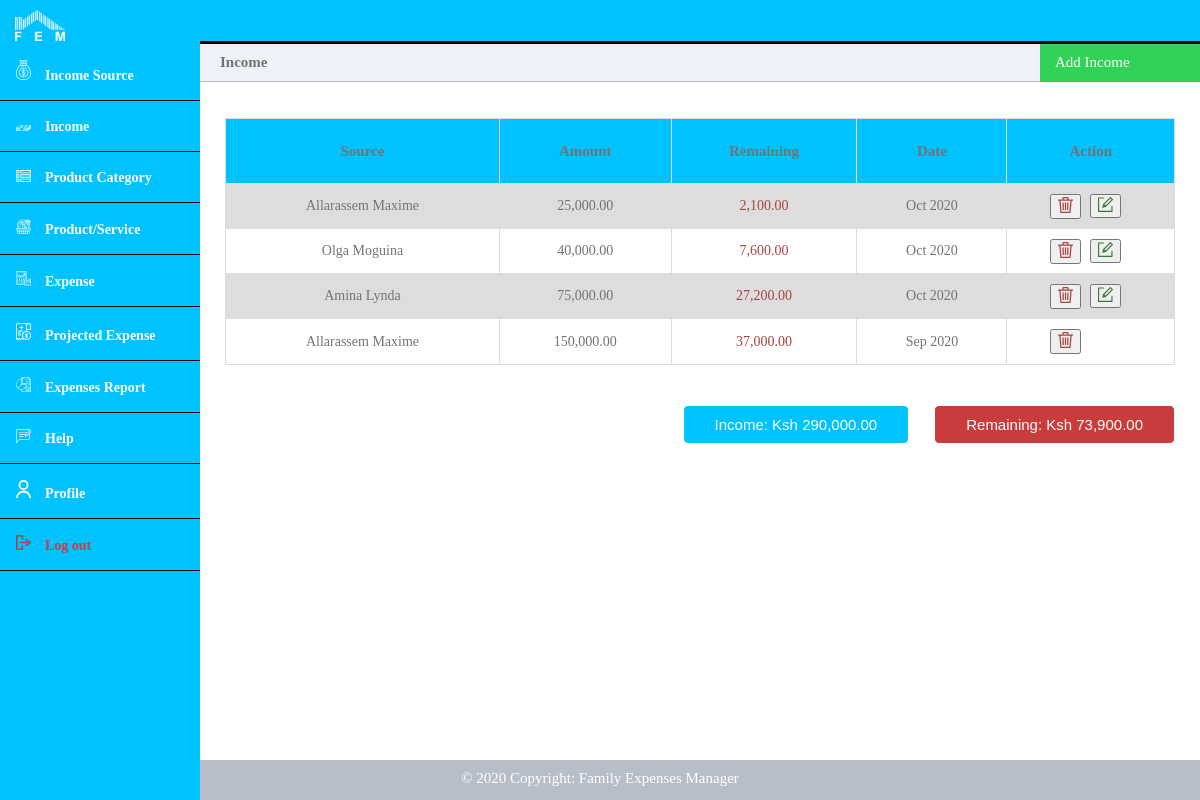
Page /income.php (signed in) on the committed database.
### tables this page shows
CREATE TABLE `Income` (
  `income_id` int(11) NOT NULL,
  `source_id` int(11) NOT NULL,
  `amount` decimal(10,0) NOT NULL,
  `created_at` timestamp NOT NULL DEFAULT current_timestamp(),
  `user_id` int(11) NOT NULL,
  `remaining_amount` decimal(10,0) NOT NULL
);

CREATE TABLE `Source` (
  `source_id` int(11) NOT NULL,
  `user_id` int(11) NOT NULL,
  `name` varchar(100) NOT NULL,
  `created_at` timestamp NOT NULL DEFAULT current_timestamp() ON UPDATE current_timestamp()
);

### income.php (the view, shortened to what this page needs)
<?php
	require_once('config/db_connection.php');
?>
<!DOCTYPE html>
<html>
	<head>
		<link rel="stylesheet" href="css/dashboard.css">
	</head>
	<body>
		<?php include('header.php'); ?>
		<div class="main-content">
			<div class="title-left" style="font-size: 15px; color: #737373;">
				Income
			</div>
			<div class="title-right" id="myBtn">
				<div class="add">
					<a style="font-size: 15px;">Add Income</a>
				</div>
			</div>
			<div>
				<?php include('errors.php'); ?><br>
			</div>
			<div>
				<?php include('success.php'); ?><br>
			</div>
			<div style="overflow-x:auto;">
				<table>
					<?php
						$total_amount = 0;
						$remaining    = 0;
						$user_id      = $_SESSION['user_id'];
						$query        = "SELECT * FROM Income WHERE user_id = '$user_id' ORDER BY created_at DESC";
						$results      = mysqli_query($con, $query);
						if (mysqli_num_rows($results) > 0) {
							?>
								<tr style="height: 65px; font-size: 15px;">
									<th style="color: #737373;">Source</th>
									<th style="color: #737373;">Amount</th>
									<th style="color: #737373;">Remaining</th>
									<th style="color: #737373;">Date</th>
									<th style="color: #737373;">Action</th>
								</tr>
							<?php
							while($row = $results->fetch_assoc()) {
								$total_amount += $row['amount'];
								$remaining    += $row['remaining_amount'];
								$source_id = $row['source_id'];
								$query   = "SELECT * FROM Source WHERE source_id = '$source_id'";
								$result2 = mysqli_query($con, $query);
								if (mysqli_num_rows($result2) == 1) {
									$source_data = $result2->fetch_assoc();
								}
								?>
									<tr>
										<td><?php echo $source_data['name']; ?></td>
										<td><?php echo number_format($row['amount'], 2); ?></td>
										<td style="color:#a94442;"><?php echo number_format($row['remaining_amount'], 2); ?></td>
										<td><?php echo date('M Y',strtotime($row['created_at'])) ?></td>
										<td>
											<form action="" method="POST" style="margin-left:-40px;">
												<button name="delete-income" style="cursor: pointer">
													<img src="images/icons/delete.svg" style="width: 15px;">
												</button>&nbsp;&nbsp;&nbsp;
											</form>
											<?php
												if(date('Y', strtotime($row['created_at'])) == date("Y") && date('m', strtotime($row['created_at'])) == date("m")) {
													?>
														<div style="margin-left:30px; margin-top:-25px">
															<button>
																<a href="income-update.php?id1=<?php echo $_SESSION['user_id'] ?>&id2=<?php echo $row['income_id'] ?>&id3=<?php echo $source_data['source_id']; ?>&amount=<?php echo $row['amount']; ?>">
																	<img src="images/icons/edit.svg" style="width: 15px;">
																</a>
															</button>
														</div>
													<?php
												}
											?>
										</td>
									</tr>
								<?php
							}
						}else {
							?>
								<div style="font-size: 15px; color: #737373; margin-top: 50px; text-align: center;">No data</div>
							<?php
						}
					?>
				</table>
			</div>
			<?php
			  	if (mysqli_num_rows($results) > 0) {
					  ?>
						<div class='table-bottom-space'></div>
						<div class='table-total'>
							<button class='button-error-total'>Remaining: Ksh <?php echo number_format($remaining, 2); ?></button>
						</div>
					<?php
				}
			?>
			<?php
				if (mysqli_num_rows($results) > 0) {
					?>
						<div class="table-total">
							<button class="button-primary-total">Income: Ksh <?php echo number_format($total_amount, 2); ?></button>
						</div>
					<?php
				}
			?>
		</div>
		<br><br><br><br>
		<?php include_once("footer.php"); ?>
	</body>
</html>

### css/dashboard.css (style rules this page uses)
* { box-sizing: border-box; }
body { margin: 0; padding: 0; }
.button-success, .button-error, .button-warning, .button-secondary, .button-error-total, .button-light-total, .button-primary-total { border-radius: 5px; border: 1px solid; display: inline-block; cursor: pointer; color: #ffffff; font-size:17px; padding:10px 31px; text-decoration: none; }
.button-error-total { cursor: not-allowed; background: rgb(202, 60, 60); }
.button-primary-total { cursor: not-allowed; background: #00C2FF; }
table { border-collapse: collapse; width: 95%; margin: auto; color: #737373; font-size: 14px; margin-top: 15px; }
td, th { border: 1px solid #dddddd; text-align: left; padding: 10px; text-align: center; }
table tr th { background-color: #00C2FF; color: #233245; }
tr:nth-child(even) { background-color: #dddddd; }
.table-bottom-space { padding-top: 40px; }
.table-total { float: right; padding-right: 2.5%; }
.main-content { padding: 40px; margin-top: 0; padding: 0; padding-top: 44px; height: 100%; overflow: scroll; }
.main-content .title-left { background-color: #eef1f7; border-bottom: 1px solid #b8bec9; padding: 10px 20px; font-weight: 700; color: #333; font-size: 16px; }
.main-content .title-right { float: right; width: 160px; margin-right: 0px; margin-top: -40px; cursor: pointer; }
.main-content .title-right .add { background-color: #32d157; font-size: 17px; height: 40px; color: white; padding-left: 15px; padding-top: 10px; cursor: pointer; }
.main-content .title-right .add a { text-decoration: none; color: white; }
@media only screen and (min-width: 300px) { table { border-collapse: collapse; width: 95%; margin: auto; } }
@media only screen and (min-width: 300px) { .button-primary-total { font-size: 12px; } }
@media only screen and (min-width: 300px) { .button-error-total { font-size: 12px; } }
@media only screen and (min-width: 600px) { table { border-collapse: collapse; width: 95%; margin: auto; } }
@media only screen and (min-width: 600px) { .main-content { margin-left: 70px; } }
@media only screen and (min-width: 800px) { table { border-collapse: collapse; width: 95%; margin: auto; } }
@media only screen and (min-width: 800px) { .button-primary-total { font-size: 14px; } }
@media only screen and (min-width: 800px) { .button-error-total { font-size: 14px; } }
@media only screen and (min-width: 800px) { .main-content { margin-left: 200px; } }
@media screen and (min-width: 1024px) { table { border-collapse: collapse; width: 95%; margin: auto; } }
@media screen and (min-width: 1024px) { .button-primary-total { font-size: 15px; } }
@media screen and (min-width: 1024px) { .button-error-total { font-size: 15px; } }

### rows in the picture
income: source.name "Allarassem Maxime", amount "25,000.00", remaining_amount "2,100.00", created_at "Oct 2020"
income: source.name "Olga Moguina", amount "40,000.00", remaining_amount "7,600.00", created_at "Oct 2020"
income: source.name "Amina Lynda", amount "75,000.00", remaining_amount "27,200.00", created_at "Oct 2020"
income: source.name "Allarassem Maxime", amount "150,000.00", remaining_amount "37,000.00", created_at "Sep 2020"

### other values in the picture
$remaining "73,900.00"
$total_amount "290,000.00"
